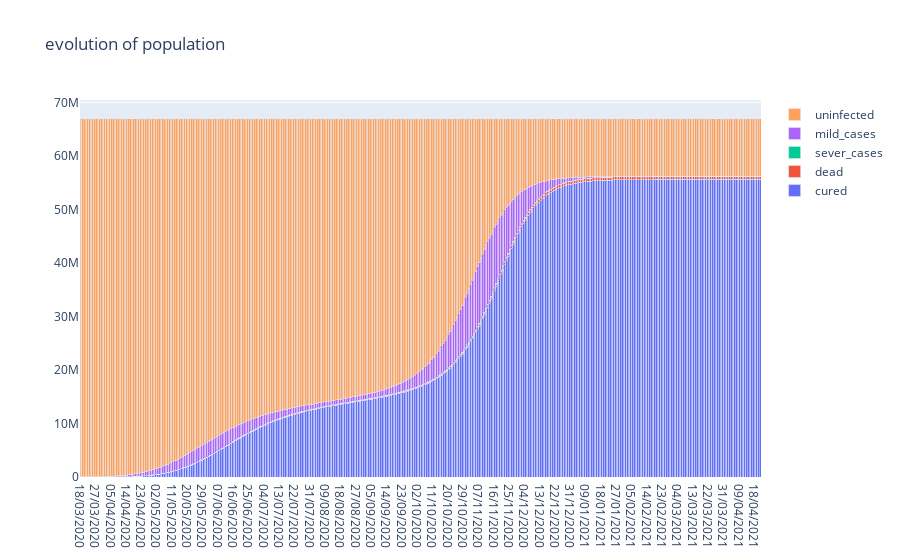
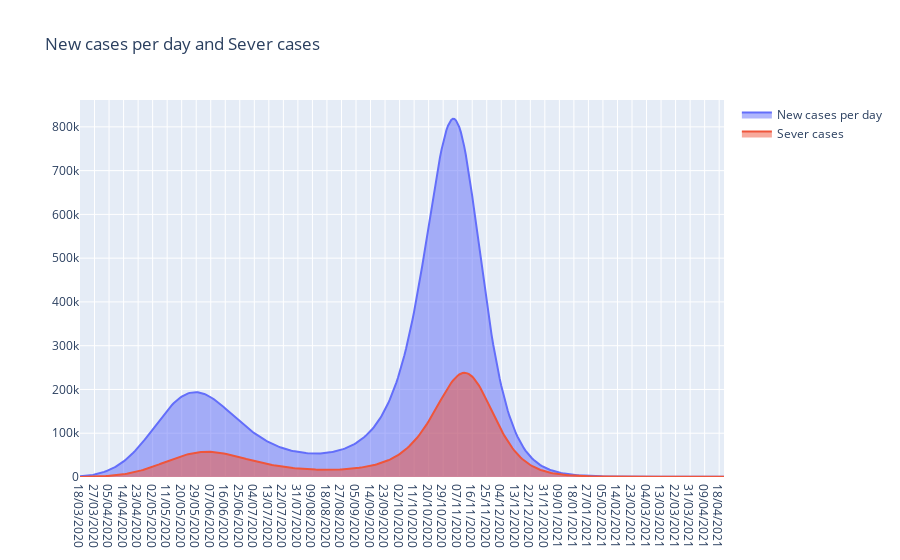

Notebook code cell kept with these figures, in order:
### Code cell
plot(66900000, 5, 12000, number_of_days_to_simulate=400, with_season=(1 + np.cos(np.linspace(portion_of_year, 2*np.pi +portion_of_year, 365))/2 ))

### Figure 1 — Plotly figure (JSON) as saved in the notebook; plotly's stock layout.template omitted (floating-point values rounded to 4 significant figures; data arrays with more than 128 entries replaced by an {"elided": "..."} marker saying what was removed)
{"data": [{"name": "cured", "type": "bar", "x": {"elided": "400 str values"}, "y": {"elided": "400 float values"}}, {"name": "dead", "type": "bar", "x": {"elided": "400 str values"}, "y": {"elided": "400 float values"}}, {"name": "sever_cases", "type": "bar", "x": {"elided": "400 str values"}, "y": {"elided": "400 float values"}}, {"name": "mild_cases", "type": "bar", "x": {"elided": "400 str values"}, "y": {"elided": "400 float values"}}, {"name": "uninfected", "type": "bar", "x": {"elided": "400 str values"}, "y": {"elided": "400 float values"}}], "layout": {"bargap": 0, "bargroupgap": 0, "barmode": "stack", "title": {"text": "evolution of population"}}}

### Figure 2 — Plotly figure (JSON) as saved in the notebook; plotly's stock layout.template omitted (floating-point values rounded to 4 significant figures; data arrays with more than 128 entries replaced by an {"elided": "..."} marker saying what was removed)
{"data": [{"fill": "tozeroy", "name": "New cases per day", "type": "scatter", "x": {"elided": "400 str values"}, "y": {"elided": "400 float values"}}, {"fill": "tozeroy", "name": "Sever cases", "type": "scatter", "x": {"elided": "400 str values"}, "y": {"elided": "400 float values"}}], "layout": {"title": {"text": "New cases per day and Sever cases"}}}
